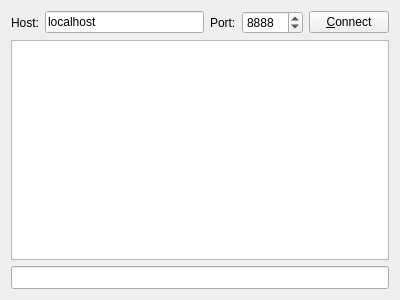
<?xml version="1.0" encoding="UTF-8"?>
<ui version="4.0">
 <class>SslComm</class>
 <widget class="QWidget" name="SslComm">
  <property name="geometry">
   <rect>
    <x>0</x>
    <y>0</y>
    <width>400</width>
    <height>300</height>
   </rect>
  </property>
  <property name="windowTitle">
   <string>Form</string>
  </property>
  <layout class="QGridLayout" name="gridLayout">
   <item row="0" column="0">
    <widget class="QLabel" name="labelHost">
     <property name="text">
      <string>Host:</string>
     </property>
    </widget>
   </item>
   <item row="0" column="4" colspan="2">
    <widget class="QPushButton" name="buttonConnect">
     <property name="text">
      <string>&amp;Connect</string>
     </property>
    </widget>
   </item>
   <item row="0" column="1">
    <widget class="QLineEdit" name="host">
     <property name="text">
      <string>localhost</string>
     </property>
    </widget>
   </item>
   <item row="2" column="0" colspan="6">
    <widget class="QLineEdit" name="input">
     <property name="font">
      <font>
       <family>Courier</family>
      </font>
     </property>
    </widget>
   </item>
   <item row="0" column="3">
    <widget class="QSpinBox" name="port">
     <property name="minimum">
      <number>1</number>
     </property>
     <property name="maximum">
      <number>65535</number>
     </property>
     <property name="value">
      <number>8888</number>
     </property>
    </widget>
   </item>
   <item row="0" column="2">
    <widget class="QLabel" name="labelPort">
     <property name="text">
      <string>Port:</string>
     </property>
    </widget>
   </item>
   <item row="1" column="0" colspan="6">
    <widget class="QTextEdit" name="output">
     <property name="font">
      <font>
       <family>Courier</family>
      </font>
     </property>
     <property name="readOnly">
      <bool>true</bool>
     </property>
    </widget>
   </item>
  </layout>
 </widget>
 <resources/>
 <connections/>
</ui>
